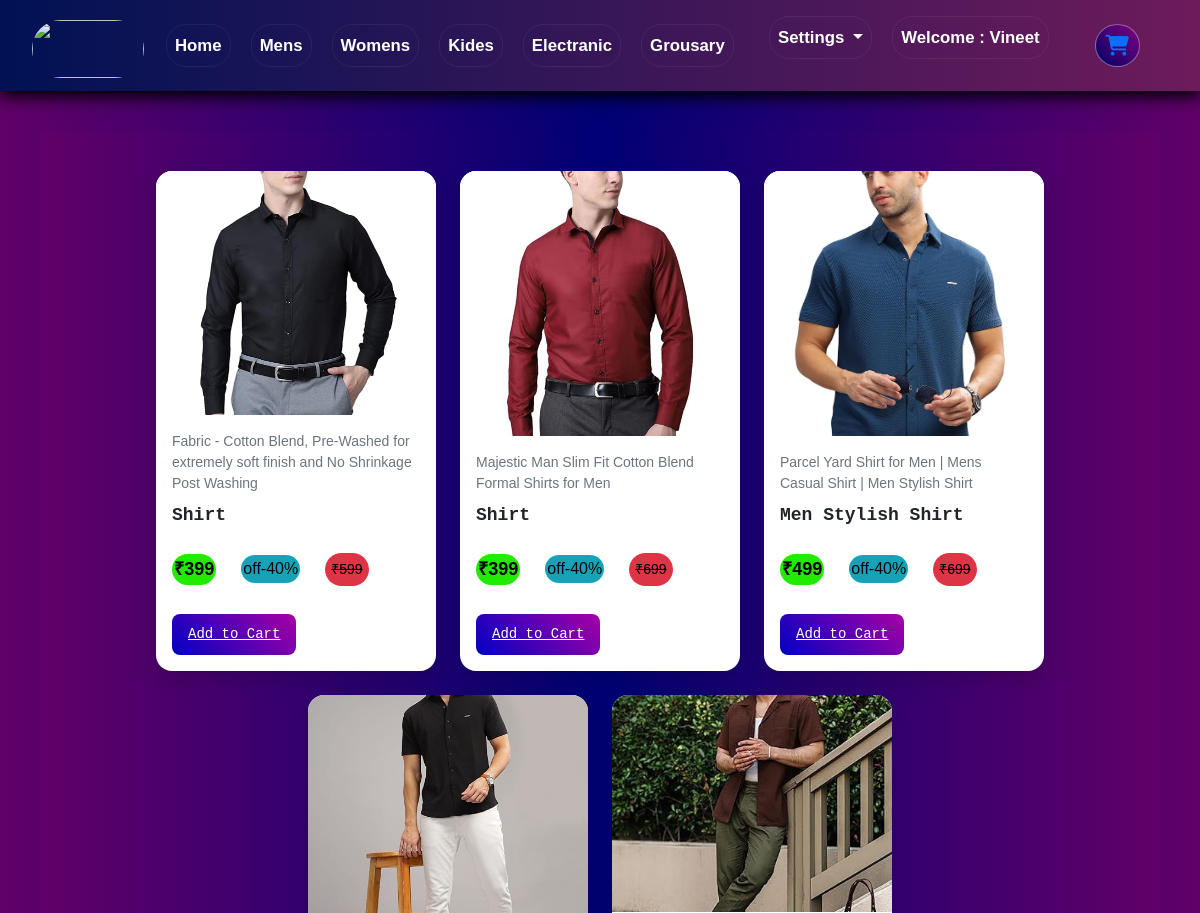
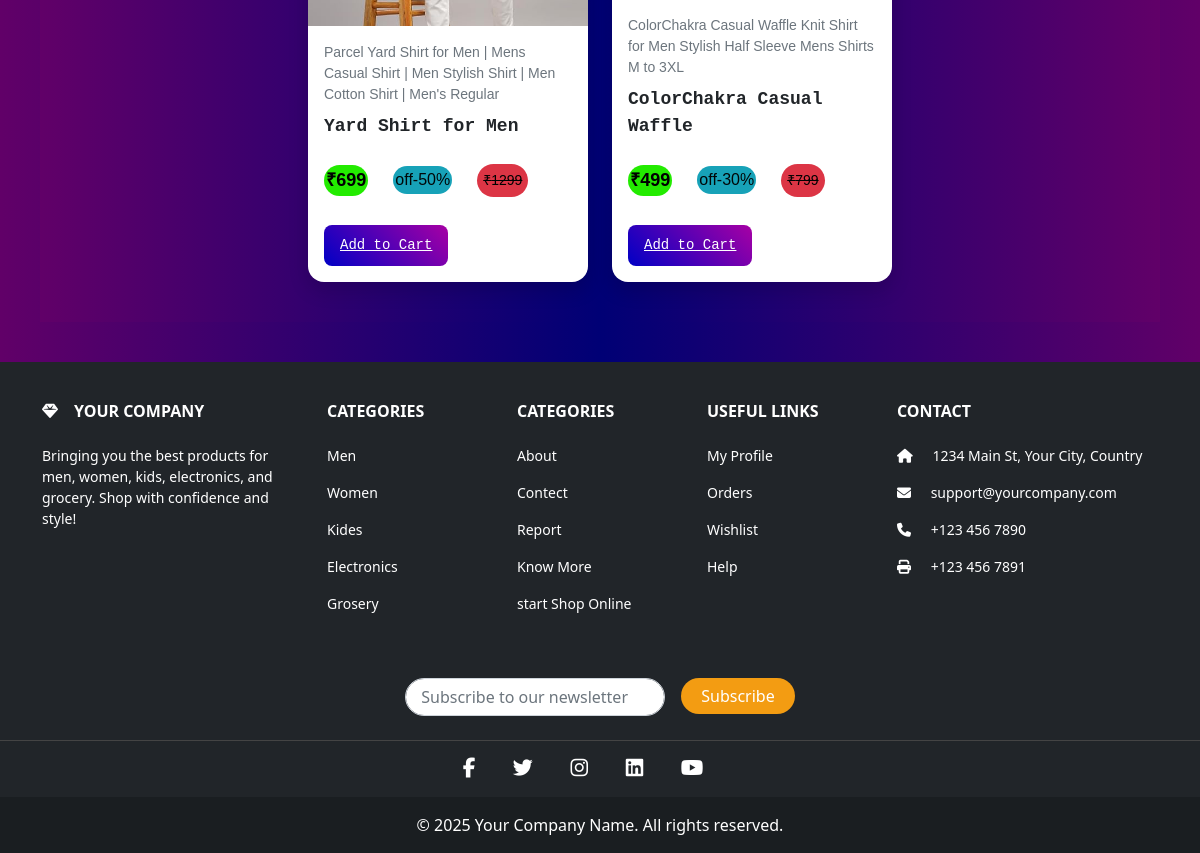
Screenshot of /mens/7 with the database file from the repository (2 pictures, top to bottom).
### app/models.py (models this page shows)
class Customer(models.Model):
    cus_name = models.CharField(max_length=60)
    cus_email = models.EmailField(unique=True)
    cus_password = models.CharField(max_length=50)
    cus_cpassword = models.CharField(max_length=50)
    cus_image = models.ImageField(upload_to='image')
    cus_phone = models.IntegerField()
    cus_location = models.CharField(max_length=50)

class DynamicCards(models.Model):
    db_product_name = models.CharField(max_length=70)
    db_product_discription = models.CharField(max_length=400)
    db_product_discription2 = models.CharField(max_length=400)
    db_product_previous_price = models.IntegerField()
    db_product_offer_percentage = models.IntegerField()
    db_product_real_price = models.IntegerField()
    db_product_catagurays = models.CharField(max_length=100)  # <- no default here
    db_product_image1 = models.ImageField(upload_to='image')
    db_product_image2 = models.ImageField(upload_to='image')
    db_product_image3 = models.ImageField(upload_to='image')
    db_product_image4 = models.ImageField(upload_to='image')
    db_product_image5 = models.ImageField(upload_to='image')
    db_product_image6 = models.ImageField(upload_to='image')

### app/views.py (the view)
# urls.py: path('mens/<int:pk>',views.mens1,name='mens1'),
def mens1(request,pk):
    userdata = Customer.objects.get(id=pk)
    productDetails = DynamicCards.objects.filter(db_product_catagurays='men')
    return render(request,'mens.html',{'userdata':userdata,'productDetails':productDetails})

### app/templates/mens.html (shortened to what this page needs)
{% extends "comman.html" %}
{% load static %}
{% block css %}
{{ block.super }}
<link rel="stylesheet" href="{% static 'css/home.css' %}">
{% endblock css %}
{% block content %}
<div id="mainCardDiv">
<div id="mainCardDiv">
  {% for product in productDetails %}
    <div id="cardDiv">
      <div class="imageDiv">
        <img src="{{ product.db_product_image1.url }}" alt="{{ product.db_product_name }}">
      </div>
      <div id="detailesDiv">
        <div class="paradetailesDiv">
          <p class="paradet">{{ product.db_product_discription }}</p>
          <strong class="nameProduct">{{ product.db_product_name }}</strong>
        </div>
        <div class="offerDiv">
          <p class="currPrice">₹{{ product.db_product_real_price }}</p>
          <p class="offerPrice">off-{{ product.db_product_offer_percentage }}%</p>
          <p class="privePrice"><s>₹{{ product.db_product_previous_price }}</s></p>
        </div>
        <div class="buttonDiv">
          {% if userdata %}
            <a href="{% url 'addcard' pk=product.id jk=userdata.id %}" class="addToCardbtn">Add to Cart</a>
          {% endif %}
        </div>
      </div>
    </div>
  {% endfor %}
</div>
</div>
{% endblock %}

### app/templates/comman.html (shortened to what this page needs)
<!doctype html>
<html lang="en">
<head>
    <link href="https://cdn.jsdelivr.net/npm/bootstrap@5.0.2/dist/css/bootstrap.min.css"
        rel="stylesheet"
>
    <link rel="stylesheet"
        href="https://cdnjs.cloudflare.com/ajax/libs/font-awesome/6.7.2/css/all.min.css"
 />
    {% load static %}
    {% block css %}
    <link rel="stylesheet" href="{% static 'css/comman.css' %}">
    {% endblock %}
</head>
<body>
    <nav class="navbar navbar-expand-lg">
        <div class="container-fluid">
            <div id="LogoDiv">
                <img src="../static/image/log1.png" alt="" class="logoImg2">
            </div>
            {% if userdata %}
            <div class="collapse navbar-collapse" id="navbarSupportedContent">
                <ul class="navbar-nav me-auto mb-2 mb-lg-0">
                    <li class="nav-item">
                        <a class="nav-link" href="{% url 'home1' pk=userdata.id %}">Home</a>
                    </li>
                    <li class="nav-item">
                        <a class="nav-link" aria-current="page"
                            href="{% url 'mens1' pk=userdata.id %}">Mens</a>
                    </li>
                    <li class="nav-item">
                        <a class="nav-link" aria-current="page"
                            href="{% url 'womens1' pk=userdata.id %}">Womens</a>
                    </li>
                    <li class="nav-item">
                        <a class="nav-link" aria-current="page"
                            href="{% url 'kides1' pk=userdata.id %}">Kides</a>
                    </li>
                    <li class="nav-item">
                        <a class="nav-link" aria-current="page"
                            href="{% url 'electranics1' pk=userdata.id %}">Electranic</a>
                    </li>
                    <li class="nav-item">
                        <a class="nav-link" aria-current="page"
                            href="{% url 'grousary1' pk=userdata.id %}">Grousary</a>
                    </li>
                </ul>
                <form  class="d-flex">
                    <ul class="navbar-nav me-auto mb-2 mb-lg-0">
                        <li class="nav-item dropdown">
                            <a class="nav-link dropdown-toggle" href="#" id="navbarDropdown"
                                role="button" data-bs-toggle="dropdown" aria-expanded="false">
                                Settings
                            </a>
                        </li>
                        <li class="nav-item">
                            <a class="nav-link active" aria-current="page" href="#">Welcome :
                                {{userdata.cus_name}}</a>
                        </li>
                    </ul>
                    <div id="cartDiv">
                        {% if userdata %}
                            <a class="nav-link active" aria-current="page"
                                href="{% url 'showCart' pk=userdata.id  %}">
                                <i class="fa-solid fa-cart-shopping"></i>
                            </a>
                        {% else %}
                            <a class="dropdown-item" href="{% url 'login' %}">Login</a>
                        {% endif %}
                    </div>
                </form>
            </div>
            {% endif %}
        </div>
    </nav>
    <div>
        {% block content %}{% endblock %}
    </div>
    <footer class="text-center text-lg-start bg-dark text-white pt-4">
        <div class="container text-center text-md-start">
            <div class="row mt-3">
                <div class="col-md-3 col-lg-4 col-xl-3 mx-auto mb-4">
                    <h6 class="text-uppercase fw-bold mb-4">
                        <i class="fas fa-gem me-3"></i>Your Company
                    </h6>
                    <p>
                        Bringing you the best products for men, women, kids, electronics, and
                        grocery. Shop with confidence and style!
                    </p>
                </div>
                <div class="col-md-2 col-lg-2 col-xl-2 mx-auto mb-4">
                    <h6 class="text-uppercase fw-bold mb-4">Categories</h6>
                    <p><a href="#" class="text-reset">Men</a></p>
                    <p><a href="#" class="text-reset">Women</a></p>
                    <p><a href="#" class="text-reset">Kides</a></p>
                    <p><a href="#" class="text-reset">Electronics</a></p>
                    <p><a href="#" class="text-reset">Grosery</a></p>
                </div>
                <div class="col-md-2 col-lg-2 col-xl-2 mx-auto mb-4">
                    <h6 class="text-uppercase fw-bold mb-4">Categories</h6>
                    <p><a href="#" class="text-reset">About</a></p>
                    <p><a href="#" class="text-reset">Contect</a></p>
                    <p><a href="#" class="text-reset">Report</a></p>
                    <p><a href="#" class="text-reset">Know More</a></p>
                    <p><a href="#" class="text-reset">start Shop Online</a></p>
                </div>
                <div class="col-md-3 col-lg-2 col-xl-2 mx-auto mb-4">
                    <h6 class="text-uppercase fw-bold mb-4">Useful Links</h6>
                    <p>
                        {% if userdata %}
                        <a class="text-reset" href="{% url 'deshbord' pk=userdata.id %}">My
                            Profile</a>
                        {% else %}
                        <a class="text-reset" href="{% url 'login' %}">Login</a>
                        {% endif %}
                    </p>
                    <p><a href="#" class="text-reset">Orders</a></p>
                    <p><a href="#" class="text-reset">Wishlist</a></p>
                    <p><a href="#" class="text-reset">Help</a></p>
                </div>
                <div class="col-md-4 col-lg-3 col-xl-3 mx-auto mb-md-0 mb-4">
                    <h6 class="text-uppercase fw-bold mb-4">Contact</h6>
                    <p><i class="fas fa-home me-3"></i> 1234 Main St, Your City, Country</p>
                    <p><i class="fas fa-envelope me-3"></i> support@yourcompany.com</p>
                    <p><i class="fas fa-phone me-3"></i> +123 456 7890</p>
                    <p><i class="fas fa-print me-3"></i> +123 456 7891</p>
                </div>
            </div>
        </div>
        <div class="container mt-4">
            <form class="row g-3 justify-content-center">
                <div class="col-auto">
                    <input type="email" class="form-control"
                        placeholder="Subscribe to our newsletter">
                </div>
                <div class="col-auto">
                    <button type="submit" class="btn btn-primary mb-3">Subscribe</button>
                </div>
            </form>
        </div>
        <div class="text-center py-3">
            <a href="#" class="text-white me-4">
                <i class="fab fa-facebook-f"></i>
            </a>
            <a href="#" class="text-white me-4">
                <i class="fab fa-twitter"></i>
            </a>
            <a href="#" class="text-white me-4">
                <i class="fab fa-instagram"></i>
            </a>
            <a href="#" class="text-white me-4">
                <i class="fab fa-linkedin"></i>
            </a>
            <a href="#" class="text-white me-4">
                <i class="fab fa-youtube"></i>
            </a>
        </div>
        <div class="text-center p-3" style="background-color: rgba(0, 0, 0, 0.2);">
            © 2025 Your Company Name. All rights reserved.
        </div>
    </footer>
</body>
</html>

### app/static/css/comman.css (style rules this page uses)
* { margin: 0; padding: 0; box-sizing: border-box; }
body { background-color: #0066ff; font-family: 'Poppins', sans-serif; height: auto; }
.navbar { background: linear-gradient(90deg, #001254, #6d1b5b); padding: 1rem 2rem; box-shadow: 0 6px 15px rgb(0, 0, 0); position: sticky; top: 0; left: 0; right: 0; z-index: 100; }
#LogoDiv { display: grid; }
.logoImg2 { position: relative; top: 4px; font-size: smaller; width: 112px; height: 58px; left: -12px; border-radius: 67px; }
.navbar-nav .nav-link { color: #ffffff; font-weight: 600; margin: 0 10px; transition: all 0.3s ease; font-size: 1.05rem; border: 1px solid #ffffff0f; border-radius: 20px; }
#cartDiv { color: #ffffff; font-size: 1.3rem; margin-left: 20px; cursor: pointer; position: relative; }
#cartDiv i { border: 1px solid #e7e7e770; padding: 10px; border-radius: 50%; background: linear-gradient(45deg, rgb(0, 0, 100), rgb(130, 0, 128)); }
footer { font-family: 'Segoe UI', Tahoma, Geneva, Verdana, sans-serif; background-color: #222; color: #ddd; }
footer a { color: #ddd; text-decoration: none; }
footer h6 { font-weight: 600; color: #fff; }
footer .form-control { border-radius: 20px; padding-left: 15px; }
footer .btn-primary { background-color: #f39c12; border: none; border-radius: 20px; padding: 6px 20px; transition: background-color 0.3s ease; }
footer i.fab { font-size: 20px; margin-right: 10px; transition: color 0.3s ease, transform 0.3s ease; }
footer p, footer a { font-size: 14px; }
footer .text-center.py-3 { border-top: 1px solid #444; margin-top: 10px; }

### app/static/css/home.css (style rules this page uses)
#mainCardDiv { display: flex; flex-wrap: wrap; gap: 24px; justify-content: center; padding: 40px; background: linear-gradient(90deg, rgb(97, 0, 104), rgb(0, 0, 117), rgb(97, 0, 104)); }
#cardDiv { background: #fff; width: 280px; border-radius: 16px; box-shadow: 0 8px 20px rgba(0, 0, 0, 0.15); overflow: hidden; display: flex; flex-direction: column; height: 500px; transition: transform 0.3s ease, box-shadow 0.3s ease; }
.imageDiv { width: 100%; height: 300px; overflow: hidden; position: relative; }
.imageDiv img { width: 100%; height: 100%; object-fit: cover; transition: transform 0.4s ease; }
#detailesDiv { padding: 16px; display: flex; flex-direction: column; justify-content: space-between; flex-grow: 1; }
.paradetailesDiv { margin-bottom: 12px; }
.paradet { font-size: 14px; color: #6c757d; margin: 0 0 8px 0; }
.nameProduct { font-size: 18px; font-weight: 600; color: #212529; font-family: monospace; }
.offerDiv { display: flex; align-items: center; gap: 25px; margin: 12px 0; }
.currPrice { background-color: rgb(35, 235, 0); font-size: 18px; font-weight: bold; color: #000000; padding: 2px; border-radius: 30px; }
.offerPrice { font-size: 16px; color: #000708; background-color:#17a2b8; padding: 2px; border-radius: 30px; }
.privePrice { font-size: 14px; color: #000000; background-color: #dc3545; padding: 6px; border-radius: 30px; }
.buttonDiv { display: flex; align-items: center; justify-content: space-between; gap: 10px; }
.addToCardbtn { background:linear-gradient(45deg,rgb(0, 0, 197),rgb(167, 0, 164)); color: #fff; border: none; padding: 10px 16px; border-radius: 8px; cursor: pointer; font-size: 14px; transition: background 0.3s ease; font-family: monospace; }

### rows the page displays
Customer: cus_name "Vineet"
DynamicCards: db_product_image1 (picture), db_product_discription "Fabric - Cotton Blend, Pre-Washed for extremely soft finish and No Shrinkage Post Washing", db_product_name "Shirt", db_product_real_price "399", db_product_offer_percentage "40", db_product_previous_price "599"
DynamicCards: db_product_image1 (picture), db_product_discription "Majestic Man Slim Fit Cotton Blend Formal Shirts for Men", db_product_name "Shirt", db_product_real_price "399", db_product_offer_percentage "40", db_product_previous_price "699"
DynamicCards: db_product_image1 (picture), db_product_discription "Parcel Yard Shirt for Men | Mens Casual Shirt | Men Stylish Shirt", db_product_name "Men Stylish Shirt", db_product_real_price "499", db_product_offer_percentage "40", db_product_previous_price "699"
DynamicCards: db_product_image1 (picture), db_product_discription "Parcel Yard Shirt for Men | Mens Casual Shirt | Men Stylish Shirt | Men Cotton Shirt | Men's Regular", db_product_name "Yard Shirt for Men", db_product_real_price "699", db_product_offer_percentage "50", db_product_previous_price "1299"
DynamicCards: db_product_image1 (picture), db_product_discription "ColorChakra Casual Waffle Knit Shirt for Men Stylish Half Sleeve Mens Shirts M to 3XL", db_product_name "ColorChakra Casual Waffle", db_product_real_price "499", db_product_offer_percentage "30", db_product_previous_price "799"
